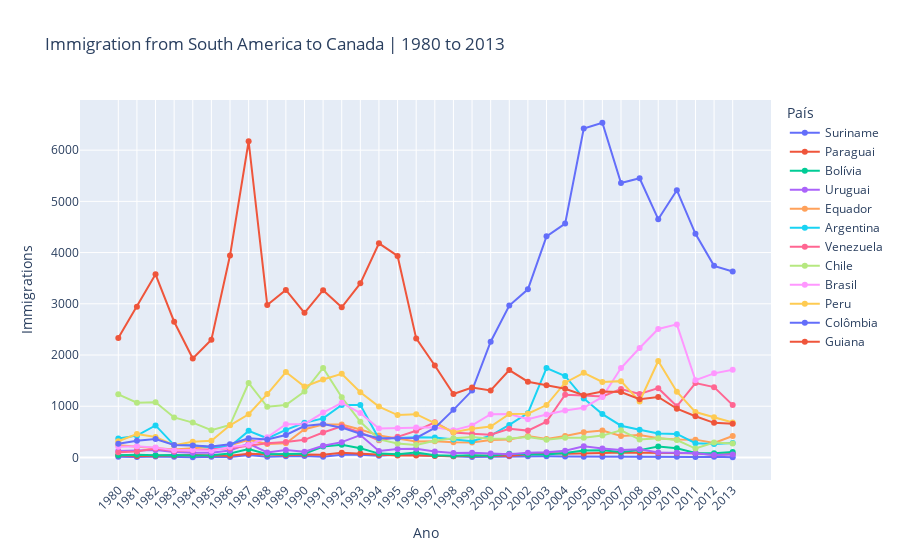

Notebook code for this chart:
### Code cell
fig = px.line(df_south_america_clean, x=df_south_america_clean.index, y=df_south_america_clean.columns,
              color='País',
              title='Immigration from South America to Canada | 1980 to 2013',
              markers=True)

fig.update_layout(xaxis={'tickangle': -45}, 
                  xaxis_title='Ano', yaxis_title='Immigrations')

fig.show()

### Figure 1 — Plotly figure (JSON) as saved in the notebook; plotly's stock layout.template omitted (floating-point values rounded to 4 significant figures)
{"data": [{"hovertemplate": "País=Suriname<br>index=%{x}<br>value=%{y}<extra></extra>", "legendgroup": "Suriname", "line": {"color": "#636efa", "dash": "solid"}, "marker": {"symbol": "circle"}, "mode": "lines+markers", "name": "Suriname", "orientation": "v", "showlegend": true, "type": "scatter", "x": ["1980", "1981", "1982", "1983", "1984", "1985", "1986", "1987", "1988", "1989", "1990", "1991", "1992", "1993", "1994", "1995", "1996", "1997", "1998", "1999", "2000", "2001", "2002", "2003", "2004", "2005", "2006", "2007", "2008", "2009", "2010", "2011", "2012", "2013"], "xaxis": "x", "y": [15, 10, 21, 12, 5, 16, 7, 46, 16, 24, 26, 13, 53, 51, 32, 58, 51, 35, 22, 11, 16, 22, 22, 22, 17, 15, 16, 20, 9, 12, 13, 11, 16, 4], "yaxis": "y"}, {"hovertemplate": "País=Paraguai<br>index=%{x}<br>value=%{y}<extra></extra>", "legendgroup": "Paraguai", "line": {"color": "#EF553B", "dash": "solid"}, "marker": {"symbol": "circle"}, "mode": "lines+markers", "name": "Paraguai", "orientation": "v", "showlegend": true, "type": "scatter", "x": ["1980", "1981", "1982", "1983", "1984", "1985", "1986", "1987", "1988", "1989", "1990", "1991", "1992", "1993", "1994", "1995", "1996", "1997", "1998", "1999", "2000", "2001", "2002", "2003", "2004", "2005", "2006", "2007", "2008", "2009", "2010", "2011", "2012", "2013"], "xaxis": "x", "y": [45, 26, 32, 40, 48, 36, 34, 72, 53, 48, 56, 51, 94, 75, 46, 39, 38, 30, 25, 34, 29, 34, 60, 88, 74, 75, 88, 98, 95, 88, 89, 83, 55, 66], "yaxis": "y"}, {"hovertemplate": "País=Bolívia<br>index=%{x}<br>value=%{y}<extra></extra>", "legendgroup": "Bolívia", "line": {"color": "#00cc96", "dash": "solid"}, "marker": {"symbol": "circle"}, "mode": "lines+markers", "name": "Bolívia", "orientation": "v", "showlegend": true, "type": "scatter", "x": ["1980", "1981", "1982", "1983", "1984", "1985", "1986", "1987", "1988", "1989", "1990", "1991", "1992", "1993", "1994", "1995", "1996", "1997", "1998", "1999", "2000", "2001", "2002", "2003", "2004", "2005", "2006", "2007", "2008", "2009", "2010", "2011", "2012", "2013"], "xaxis": "x", "y": [44, 52, 42, 49, 38, 44, 79, 165, 63, 68, 71, 214, 247, 180, 75, 61, 96, 43, 33, 42, 33, 72, 57, 59, 85, 134, 139, 107, 143, 214, 180, 86, 83, 107], "yaxis": "y"}, {"hovertemplate": "País=Uruguai<br>index=%{x}<br>value=%{y}<extra></extra>", "legendgroup": "Uruguai", "line": {"color": "#ab63fa", "dash": "solid"}, "marker": {"symbol": "circle"}, "mode": "lines+markers", "name": "Uruguai", "orientation": "v", "showlegend": true, "type": "scatter", "x": ["1980", "1981", "1982", "1983", "1984", "1985", "1986", "1987", "1988", "1989", "1990", "1991", "1992", "1993", "1994", "1995", "1996", "1997", "1998", "1999", "2000", "2001", "2002", "2003", "2004", "2005", "2006", "2007", "2008", "2009", "2010", "2011", "2012", "2013"], "xaxis": "x", "y": [128, 132, 146, 105, 90, 92, 137, 269, 99, 144, 111, 229, 299, 437, 125, 164, 171, 117, 87, 93, 75, 64, 91, 103, 130, 217, 175, 147, 160, 99, 93, 81, 47, 58], "yaxis": "y"}, {"hovertemplate": "País=Equador<br>index=%{x}<br>value=%{y}<extra></extra>", "legendgroup": "Equador", "line": {"color": "#FFA15A", "dash": "solid"}, "marker": {"symbol": "circle"}, "mode": "lines+markers", "name": "Equador", "orientation": "v", "showlegend": true, "type": "scatter", "x": ["1980", "1981", "1982", "1983", "1984", "1985", "1986", "1987", "1988", "1989", "1990", "1991", "1992", "1993", "1994", "1995", "1996", "1997", "1998", "1999", "2000", "2001", "2002", "2003", "2004", "2005", "2006", "2007", "2008", "2009", "2010", "2011", "2012", "2013"], "xaxis": "x", "y": [238, 207, 184, 155, 179, 208, 240, 344, 265, 278, 552, 643, 644, 547, 431, 368, 310, 317, 295, 291, 342, 353, 418, 361, 417, 491, 525, 419, 437, 373, 353, 348, 282, 418], "yaxis": "y"}, {"hovertemplate": "País=Argentina<br>index=%{x}<br>value=%{y}<extra></extra>", "legendgroup": "Argentina", "line": {"color": "#19d3f3", "dash": "solid"}, "marker": {"symbol": "circle"}, "mode": "lines+markers", "name": "Argentina", "orientation": "v", "showlegend": true, "type": "scatter", "x": ["1980", "1981", "1982", "1983", "1984", "1985", "1986", "1987", "1988", "1989", "1990", "1991", "1992", "1993", "1994", "1995", "1996", "1997", "1998", "1999", "2000", "2001", "2002", "2003", "2004", "2005", "2006", "2007", "2008", "2009", "2010", "2011", "2012", "2013"], "xaxis": "x", "y": [368, 426, 626, 241, 237, 196, 213, 519, 374, 538, 678, 763, 1023, 1022, 366, 380, 396, 391, 349, 318, 427, 635, 865, 1745, 1591, 1153, 847, 620, 540, 467, 459, 278, 263, 282], "yaxis": "y"}, {"hovertemplate": "País=Venezuela<br>index=%{x}<br>value=%{y}<extra></extra>", "legendgroup": "Venezuela", "line": {"color": "#FF6692", "dash": "solid"}, "marker": {"symbol": "circle"}, "mode": "lines+markers", "name": "Venezuela", "orientation": "v", "showlegend": true, "type": "scatter", "x": ["1980", "1981", "1982", "1983", "1984", "1985", "1986", "1987", "1988", "1989", "1990", "1991", "1992", "1993", "1994", "1995", "1996", "1997", "1998", "1999", "2000", "2001", "2002", "2003", "2004", "2005", "2006", "2007", "2008", "2009", "2010", "2011", "2012", "2013"], "xaxis": "x", "y": [103, 117, 174, 124, 142, 165, 179, 229, 279, 304, 344, 487, 610, 490, 334, 402, 520, 686, 489, 464, 443, 560, 524, 699, 1224, 1211, 1192, 1335, 1239, 1353, 998, 1452, 1373, 1022], "yaxis": "y"}, {"hovertemplate": "País=Chile<br>index=%{x}<br>value=%{y}<extra></extra>", "legendgroup": "Chile", "line": {"color": "#B6E880", "dash": "solid"}, "marker": {"symbol": "circle"}, "mode": "lines+markers", "name": "Chile", "orientation": "v", "showlegend": true, "type": "scatter", "x": ["1980", "1981", "1982", "1983", "1984", "1985", "1986", "1987", "1988", "1989", "1990", "1991", "1992", "1993", "1994", "1995", "1996", "1997", "1998", "1999", "2000", "2001", "2002", "2003", "2004", "2005", "2006", "2007", "2008", "2009", "2010", "2011", "2012", "2013"], "xaxis": "x", "y": [1233, 1069, 1078, 781, 681, 533, 633, 1454, 990, 1023, 1286, 1749, 1175, 697, 352, 273, 244, 325, 376, 397, 366, 369, 401, 347, 383, 384, 427, 530, 350, 375, 340, 174, 291, 273], "yaxis": "y"}, {"hovertemplate": "País=Brasil<br>index=%{x}<br>value=%{y}<extra></extra>", "legendgroup": "Brasil", "line": {"color": "#FF97FF", "dash": "solid"}, "marker": {"symbol": "circle"}, "mode": "lines+markers", "name": "Brasil", "orientation": "v", "showlegend": true, "type": "scatter", "x": ["1980", "1981", "1982", "1983", "1984", "1985", "1986", "1987", "1988", "1989", "1990", "1991", "1992", "1993", "1994", "1995", "1996", "1997", "1998", "1999", "2000", "2001", "2002", "2003", "2004", "2005", "2006", "2007", "2008", "2009", "2010", "2011", "2012", "2013"], "xaxis": "x", "y": [211, 220, 192, 139, 145, 130, 205, 244, 394, 650, 650, 877, 1066, 866, 566, 572, 586, 591, 531, 626, 845, 847, 745, 839, 917, 969, 1181, 1746, 2138, 2509, 2598, 1508, 1642, 1714], "yaxis": "y"}, {"hovertemplate": "País=Peru<br>index=%{x}<br>value=%{y}<extra></extra>", "legendgroup": "Peru", "line": {"color": "#FECB52", "dash": "solid"}, "marker": {"symbol": "circle"}, "mode": "lines+markers", "name": "Peru", "orientation": "v", "showlegend": true, "type": "scatter", "x": ["1980", "1981", "1982", "1983", "1984", "1985", "1986", "1987", "1988", "1989", "1990", "1991", "1992", "1993", "1994", "1995", "1996", "1997", "1998", "1999", "2000", "2001", "2002", "2003", "2004", "2005", "2006", "2007", "2008", "2009", "2010", "2011", "2012", "2013"], "xaxis": "x", "y": [317, 456, 401, 241, 306, 328, 628, 843, 1237, 1667, 1384, 1522, 1632, 1274, 993, 827, 845, 676, 493, 560, 603, 849, 855, 1023, 1460, 1653, 1473, 1490, 1094, 1884, 1283, 886, 787, 682], "yaxis": "y"}, {"hovertemplate": "País=Colômbia<br>index=%{x}<br>value=%{y}<extra></extra>", "legendgroup": "Colômbia", "line": {"color": "#636efa", "dash": "solid"}, "marker": {"symbol": "circle"}, "mode": "lines+markers", "name": "Colômbia", "orientation": "v", "showlegend": true, "type": "scatter", "x": ["1980", "1981", "1982", "1983", "1984", "1985", "1986", "1987", "1988", "1989", "1990", "1991", "1992", "1993", "1994", "1995", "1996", "1997", "1998", "1999", "2000", "2001", "2002", "2003", "2004", "2005", "2006", "2007", "2008", "2009", "2010", "2011", "2012", "2013"], "xaxis": "x", "y": [266, 326, 360, 244, 235, 214, 257, 376, 352, 439, 614, 652, 582, 464, 375, 371, 381, 578, 929, 1306, 2259, 2965, 3283, 4318, 4566, 6424, 6535, 5357, 5452, 4652, 5218, 4366, 3741, 3631], "yaxis": "y"}, {"hovertemplate": "País=Guiana<br>index=%{x}<br>value=%{y}<extra></extra>", "legendgroup": "Guiana", "line": {"color": "#EF553B", "dash": "solid"}, "marker": {"symbol": "circle"}, "mode": "lines+markers", "name": "Guiana", "orientation": "v", "showlegend": true, "type": "scatter", "x": ["1980", "1981", "1982", "1983", "1984", "1985", "1986", "1987", "1988", "1989", "1990", "1991", "1992", "1993", "1994", "1995", "1996", "1997", "1998", "1999", "2000", "2001", "2002", "2003", "2004", "2005", "2006", "2007", "2008", "2009", "2010", "2011", "2012", "2013"], "xaxis": "x", "y": [2334, 2943, 3575, 2650, 1932, 2299, 3942, 6174, 2977, 3270, 2824, 3266, 2932, 3399, 4181, 3935, 2324, 1795, 1238, 1366, 1308, 1707, 1479, 1410, 1341, 1215, 1286, 1277, 1137, 1180, 953, 804, 676, 656], "yaxis": "y"}], "layout": {"legend": {"title": {"text": "País"}, "tracegroupgap": 0}, "title": {"text": "Immigration from South America to Canada | 1980 to 2013"}, "xaxis": {"anchor": "y", "domain": [0, 1], "tickangle": -45, "title": {"text": "Ano"}}, "yaxis": {"anchor": "x", "domain": [0, 1], "title": {"text": "Immigrations"}}}}
